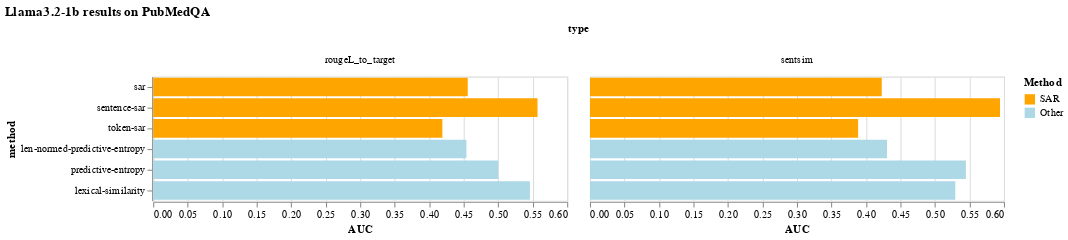

Notebook code for this chart:
### Markdown cell above
#### Llama 3.2

### Code cell
txt_to_csv("llama3.2")
llama3_df = pd.read_csv("uncertainty_estimation_results_llama3.2.csv")
llama3_df["Method"] = ["SAR" if "sar" in method else "Other" for method in llama3_df["method"]]

alt.Chart(llama3_df, title="Llama3.2-1b results on PubMedQA").mark_bar().encode(
    alt.Column("type"),
    alt.Y("method", sort=None),
    alt.X("AUC"),
    color=alt.Color("Method", scale=alt.Scale(domain=("SAR", "Other"), range=["orange", "lightblue"]))
)

### Figure 1 — Vega-Lite specification as saved in the notebook (floating-point values rounded to 4 significant figures)
{"config": {"view": {"continuousWidth": 400, "continuousHeight": 300}}, "data": {"name": "data-546677a95a707cf97ea46ce59f8478ee"}, "mark": "bar", "encoding": {"color": {"field": "Method", "scale": {"domain": ["SAR", "Other"], "range": ["orange", "lightblue"]}, "type": "nominal"}, "column": {"field": "type", "type": "nominal"}, "x": {"field": "AUC", "type": "quantitative"}, "y": {"field": "method", "sort": null, "type": "nominal"}}, "title": "Llama3.2-1b results on PubMedQA", "$schema": "https://vega.github.io/schema/vega-lite/v4.17.0.json", "datasets": {"data-546677a95a707cf97ea46ce59f8478ee": [{"accuracy": 0.68, "method": "sar", "type": "rougeL_to_target", "threshold": 0.5, "AUC": 0.4559, "Method": "SAR"}, {"accuracy": 0.7, "method": "sar", "type": "sentsim", "threshold": 0.5, "AUC": 0.4229, "Method": "SAR"}, {"accuracy": 0.68, "method": "sentence-sar", "type": "rougeL_to_target", "threshold": 0.5, "AUC": 0.557, "Method": "SAR"}, {"accuracy": 0.7, "method": "sentence-sar", "type": "sentsim", "threshold": 0.5, "AUC": 0.5943, "Method": "SAR"}, {"accuracy": 0.68, "method": "token-sar", "type": "rougeL_to_target", "threshold": 0.5, "AUC": 0.4191, "Method": "SAR"}, {"accuracy": 0.7, "method": "token-sar", "type": "sentsim", "threshold": 0.5, "AUC": 0.3886, "Method": "SAR"}, {"accuracy": 0.68, "method": "len-normed-predictive-entropy", "type": "rougeL_to_target", "threshold": 0.5, "AUC": 0.454, "Method": "Other"}, {"accuracy": 0.7, "method": "len-normed-predictive-entropy", "type": "sentsim", "threshold": 0.5, "AUC": 0.4305, "Method": "Other"}, {"accuracy": 0.68, "method": "predictive-entropy", "type": "rougeL_to_target", "threshold": 0.5, "AUC": 0.5, "Method": "Other"}, {"accuracy": 0.7, "method": "predictive-entropy", "type": "sentsim", "threshold": 0.5, "AUC": 0.5448, "Method": "Other"}, {"accuracy": 0.68, "method": "lexical-similarity", "type": "rougeL_to_target", "threshold": 0.5, "AUC": 0.546, "Method": "Other"}, {"accuracy": 0.7, "method": "lexical-similarity", "type": "sentsim", "threshold": 0.5, "AUC": 0.5295, "Method": "Other"}]}}
